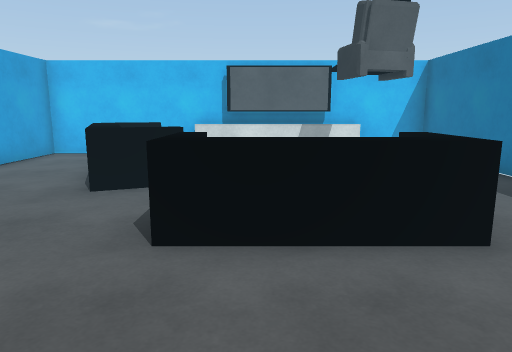
View 1 (above)

16 first-person views from a walk through a 3-D level made in the Unity game engine. The camera is 1.4 m above the floor, tilts 10° down and sees 70° across. The floor is counted in squares, 1 m on a side. Each view is taken from the middle of a square. On the plan, view 1 faces up. The plan holds only what a view shows up to about 16 squares ahead; the rest is blank. The player is left out. Surface patterns are stand-ins for the level's own textures.

View 2
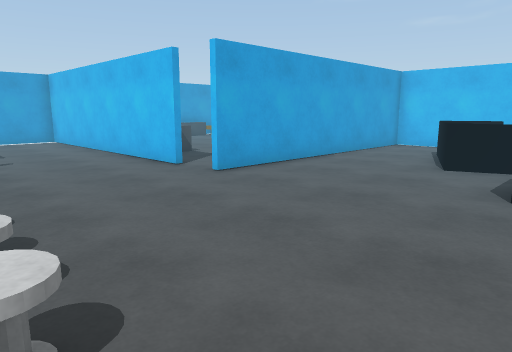

View 3
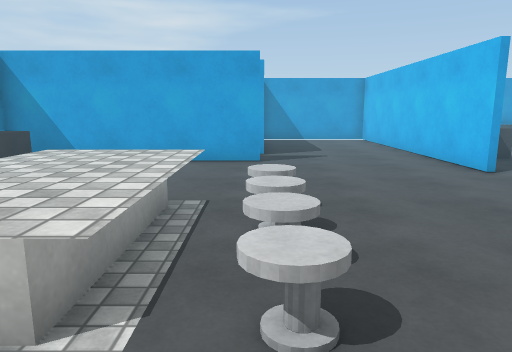

View 4
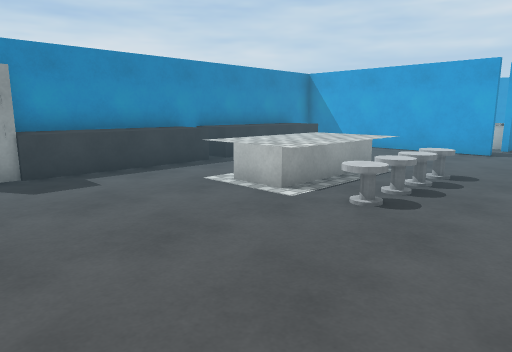

View 5
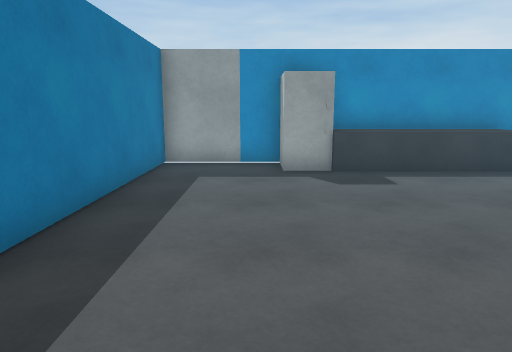

View 6
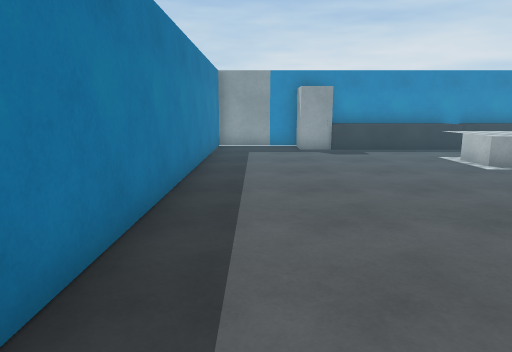

View 7
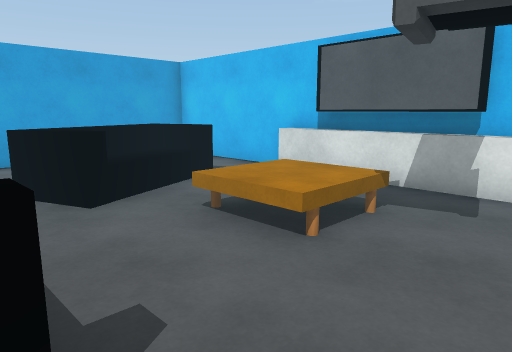

View 8
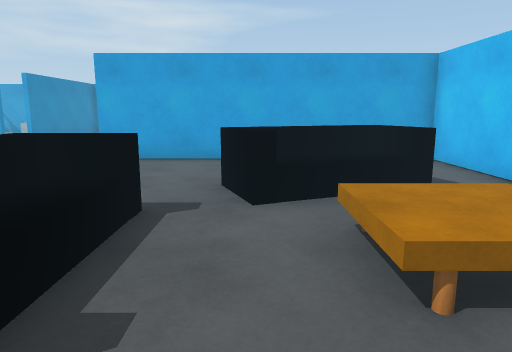

View 9
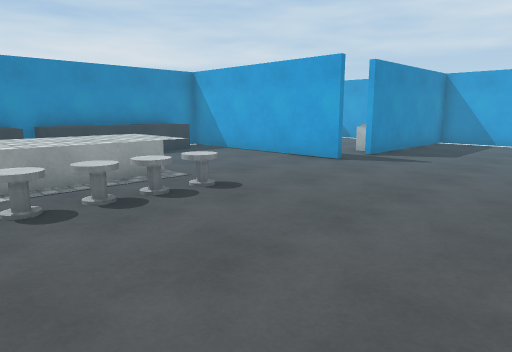

View 10
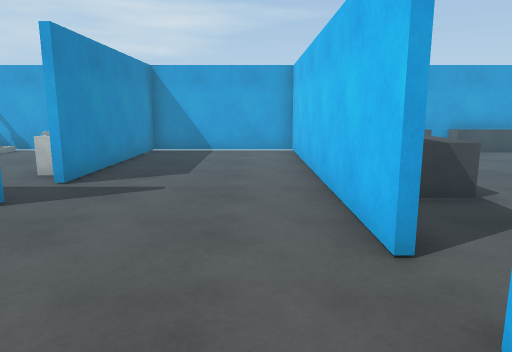

View 11
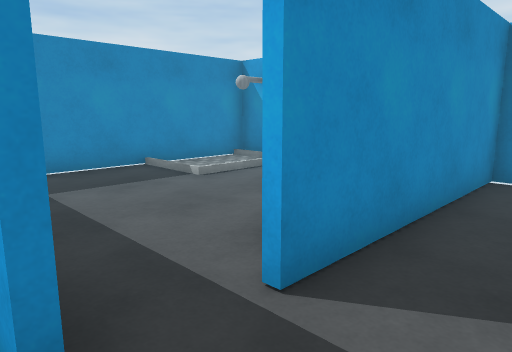

View 12
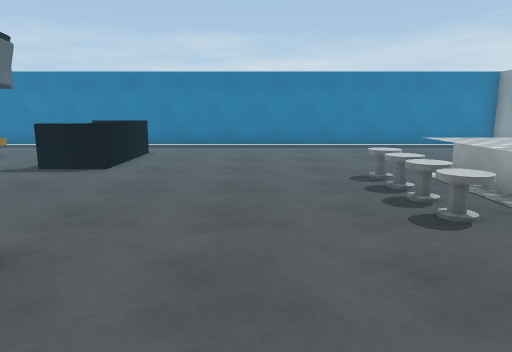

View 13
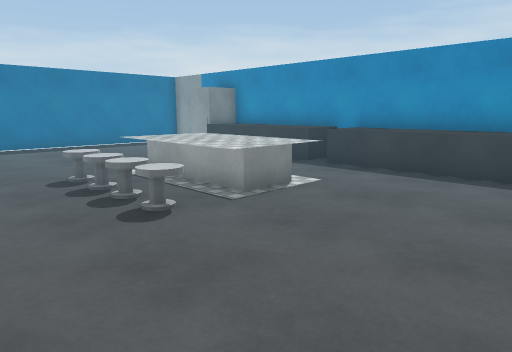

View 14
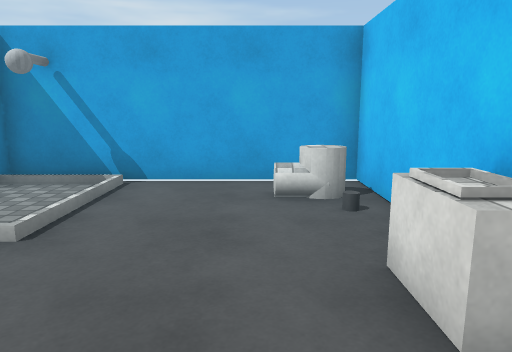

View 15
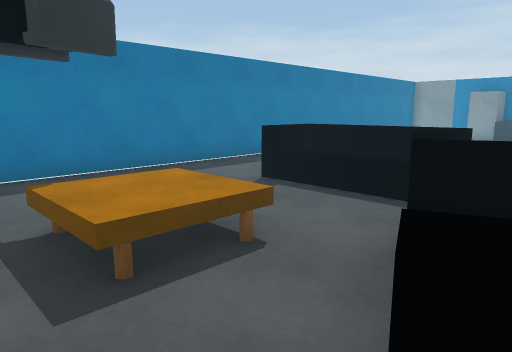

View 16
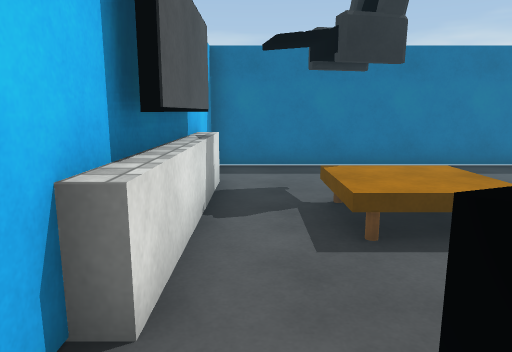

### Floor plan
Key: @ floor where view 1 was taken; # wall or solid block; . floor; / step, stairs or slope; ^ raised ledge; S sink; F fridge; T table; C white cylinder; O other object.
Columns run from 19 left of view 1 to 6 right of it. Each row starts with its distance up from view 1.
 12             ##############
 11             #............#
 10             #..OO..TTT...#
  9             #..OOO.TTT...#
  8             #..OOO.TTT...#
  7             #...OO.......#
  6             #...O........#
  5             #.....OOOO...#
  4             #.....OOOO...#
  3            ##............#
  2 ############.............#
  1 #........................#
  0 #..................@.....#
 -1 #........................#
 -2 #........................#
 -3 #####S#..#....OOOO.......#
 -4 #.C..SS..#....OOOO.......#
 -5 #.C......#....OOOO.......#
 -6 #........#....OOOO.......#
 -7 #....... #...............#
 -8 #/...... #...............#
 -9 #/  .... #^^^^^^^^^^FF...#
-10 ##########^^^^^^^^^^######

Positions as (right, up) in squares from view 1, and headings:
1: (0, 0), facing up
2: (0, -3), facing up-left
3: (0, -3), facing left
4: (3, 0), facing down-left
5: (3, 0), facing down
6: (4, 5), facing down
7: (4, 5), facing up-left
8: (4, 7), facing left
9: (-1, 3), facing down-left
10: (-5, 1), facing left
11: (-10, -1), facing down-left
12: (-10, 0), facing right
13: (-10, 0), facing down-right
14: (-11, -5), facing left
15: (-3, 11), facing down-right
16: (-4, 11), facing right
